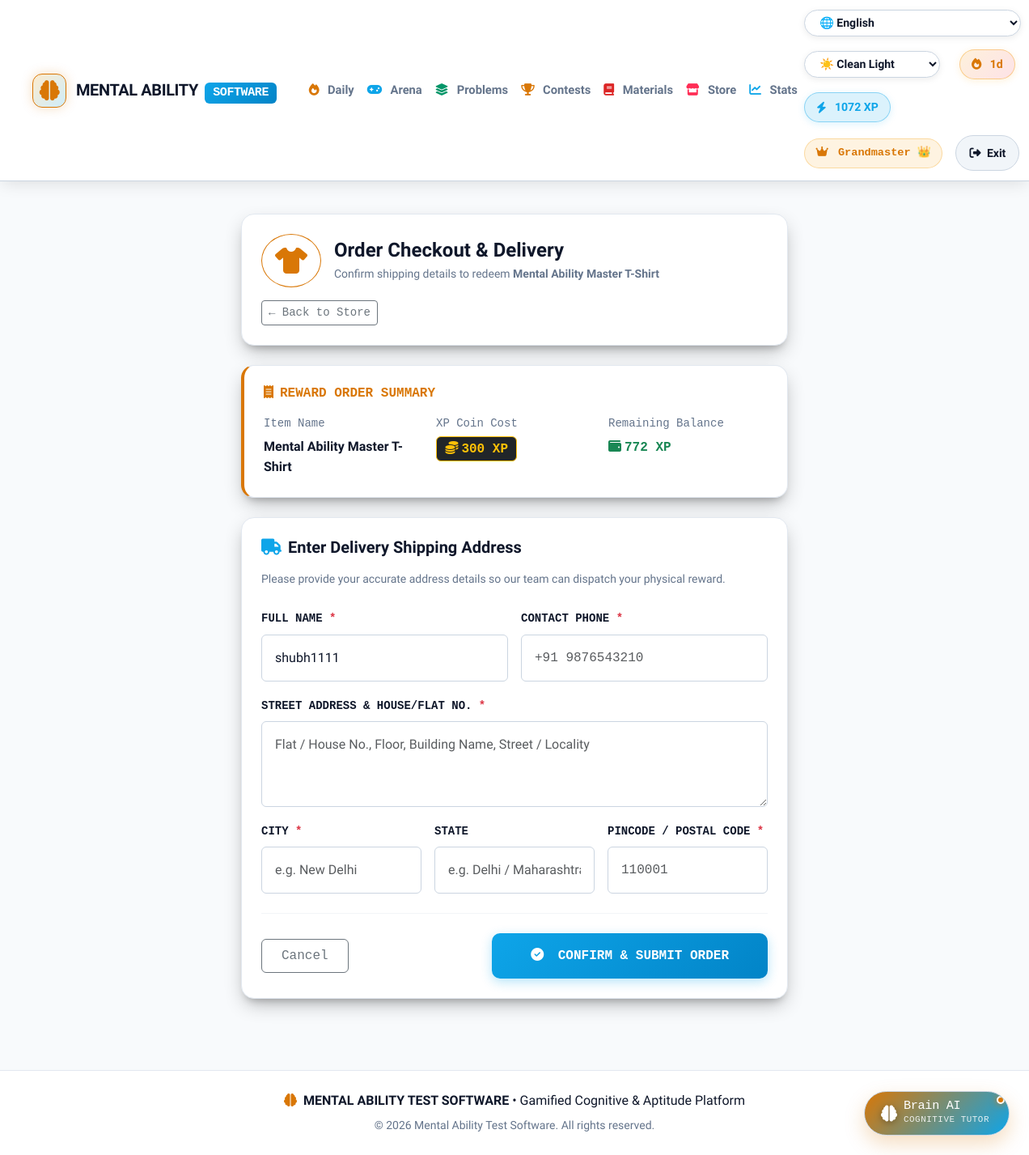
The page /goodies/redeem/1/address/ (signed in) on the database as committed earlier.
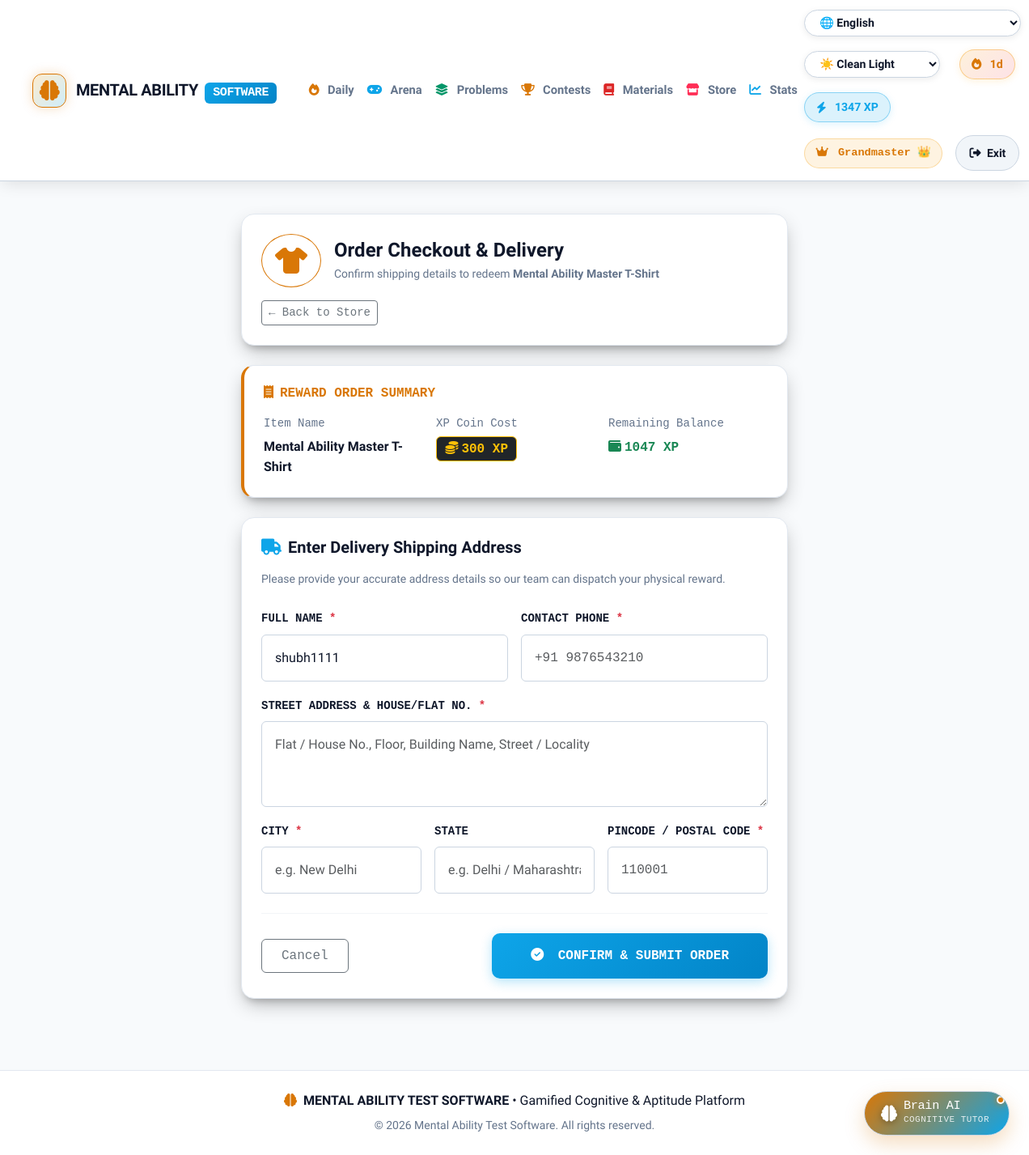
The same page on the database as committed later.
### quiz/models.py (models this page shows, shortened)
class UserProfile(models.Model):
    user = models.OneToOneField('auth.User', on_delete=models.CASCADE, related_name='profile')
    streak_count = models.IntegerField(default=0)
    last_active_date = models.DateField(null=True, blank=True)
    total_xp = models.IntegerField(default=0)
    solved_questions_count = models.IntegerField(default=0)
    @property
    def rank_title(self):
        if self.total_xp >= 1000:
            return "Grandmaster 👑"
        elif self.total_xp >= 500:
            return "Mind Master 🧠"
        elif self.total_xp >= 200:
            return "Aptitude Scholar 🎓"
        elif self.total_xp >= 50:
            return "Problem Solver ⚡"
        else:
            return "Novice Explorer"

### quiz/views.py (the view, shortened to what this page needs)
# urls.py: path('goodies/redeem/<int:pk>/address/', login_required(views.redeem_address), name='redeem_address'),
@login_required
def redeem_address(request, pk):
    goodie = get_object_or_404(GoodieItem, pk=pk)
    profile = get_or_create_user_profile(request.user)
    if goodie.stock <= 0:
        messages.error(request, f"Sorry, {goodie.name} is currently out of stock!")
        return redirect('quiz:goodies')
    if profile.total_xp < goodie.coin_cost:
        messages.error(request, f"Insufficient XP! You need {goodie.coin_cost} XP to redeem {goodie.name}. Current XP: {profile.total_xp}.")
        return redirect('quiz:goodies')
    context = {
        'goodie': goodie,
        'profile': profile,
        'remaining_xp': profile.total_xp - goodie.coin_cost,
        'full_name': request.user.get_full_name() or request.user.username,
    }
    return render(request, 'quiz/redeem_address.html', context)

### quiz/views.py (called while the page is built)
def get_or_create_user_profile(user):
    if not user.is_authenticated:
        return None
    profile, created = UserProfile.objects.get_or_create(user=user)
    today = timezone.now().date()
    if profile.last_active_date is None:
        profile.streak_count = 1
        profile.last_active_date = today
        profile.save()
    elif profile.last_active_date < today:
        if profile.last_active_date == today - timedelta(days=1):
            profile.streak_count += 1
        else:
            profile.streak_count = 1
        profile.last_active_date = today
        profile.save()
    return profile

### templates/quiz/redeem_address.html (shortened to what the changed rows need)
{% extends 'base.html' %}
{% load static %}
{% block content %}
<div class="row justify-content-center py-3">
  <div class="col-lg-8 col-xl-7">
    <div class="lc-card p-4 mb-4" style="border-left: 4px solid var(--lc-amber);">
      <div class="row g-3 text-center text-sm-start">
        <div class="col-sm-4">
          <small class="d-block text-muted font-monospace mb-1">Remaining Balance</small>
          <span class="fw-bold font-monospace text-success fs-6">
            <i class="fas fa-wallet me-1"></i>{{ remaining_xp }} XP
          </span>
        </div>
      </div>
    </div>
  </div>
</div>
{% endblock %}

### templates/base.html (shortened to what the changed rows need)
<!DOCTYPE html>
{% load static %}
<html lang="en">
<head>
  <link href="https://cdn.jsdelivr.net/npm/bootstrap@5.3.2/dist/css/bootstrap.min.css" rel="stylesheet">
  <link rel="stylesheet" href="https://cdnjs.cloudflare.com/ajax/libs/font-awesome/6.4.0/css/all.min.css">
  <link rel="stylesheet" href="{% static 'css/global.css' %}?v=2.1">
</head>
<body>
  <nav class="navbar navbar-expand-lg navbar-dark navbar-leetcode sticky-top">
    <div class="container-fluid">
      <div class="collapse navbar-collapse" id="leetcodeNavbar">
        <div class="d-flex align-items-center gap-3 flex-wrap">
          <select id="languageSelect" class="theme-selector" title="Select UI Language" onchange="switchLanguage(this.value)">
            <option value="en">🌐 English</option>
          </select>
          <select id="themeSelect" class="theme-selector me-2" title="Switch UI Theme" onchange="switchTheme(this.value)">
            <option value="clean-light">☀️ Clean Light</option>
          </select>
          {% if user.is_authenticated %}
            <div class="streak-badge" title="Daily Activity Streak">
              <i class="fas fa-fire me-1"></i> {{ profile.streak_count|default:1 }}d
            </div>
            <div class="xp-badge" title="Total Experience Points">
              <i class="fas fa-bolt me-1"></i> {{ profile.total_xp|default:0 }} XP
            </div>
            <span class="rank-badge font-monospace d-none d-md-inline">
              <i class="fas fa-crown me-1"></i> {{ profile.rank_title|default:"Novice" }}
            </span>
            <form action="{% url 'logout' %}" method="post" class="d-inline">
              <button class="btn btn-lc-secondary btn-sm rounded-pill px-3" type="submit" title="Logout">
                <i class="fas fa-sign-out-alt me-1"></i> Exit
              </button>
            </form>
          {% else %}
            <a class="btn btn-lc-secondary btn-sm rounded-pill px-3" href="{% url 'login' %}">Log In</a>
            <a class="btn btn-lc-primary btn-sm rounded-pill px-3" href="{% url 'quiz:signup' %}">Sign Up</a>
          {% endif %}
        </div>
      </div>
    </div>
  </nav>
  <div class="container-fluid py-4 px-lg-5">
    {% block content %}{% endblock %}
  </div>
</body>
</html>

Rows that differ between the two databases and show on the page:
changed UserProfile "Grandmaster 👑": total_xp "1072" → "1347"
Other text that changed with them:
{{ remaining_xp }}: "772" → "1047"
